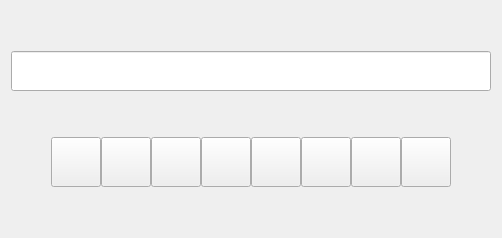
      <widget class="QWidget" name="page_8">
       <layout class="QVBoxLayout" name="verticalLayout_19">
        <item>
         <spacer name="verticalSpacer_22">
          <property name="orientation">
           <enum>Qt::Orientation::Vertical</enum>
          </property>
          <property name="sizeHint" stdset="0">
           <size>
            <width>20</width>
            <height>40</height>
           </size>
          </property>
         </spacer>
        </item>
        <item>
         <layout class="QHBoxLayout" name="horizontalLayout_15">
          <item>
           <widget class="QLineEdit" name="lineEdit_5">
            <property name="minimumSize">
             <size>
              <width>0</width>
              <height>40</height>
             </size>
            </property>
           </widget>
          </item>
         </layout>
        </item>
        <item>
         <spacer name="verticalSpacer_21">
          <property name="orientation">
           <enum>Qt::Orientation::Vertical</enum>
          </property>
          <property name="sizeType">
           <enum>QSizePolicy::Policy::Fixed</enum>
          </property>
          <property name="sizeHint" stdset="0">
           <size>
            <width>20</width>
            <height>40</height>
           </size>
          </property>
         </spacer>
        </item>
        <item>
         <layout class="QHBoxLayout" name="horizontalLayout_16">
          <property name="spacing">
           <number>0</number>
          </property>
          <property name="sizeConstraint">
           <enum>QLayout::SizeConstraint::SetFixedSize</enum>
          </property>
          <item>
           <spacer name="horizontalSpacer_15">
            <property name="orientation">
             <enum>Qt::Orientation::Horizontal</enum>
            </property>
            <property name="sizeHint" stdset="0">
             <size>
              <width>40</width>
              <height>20</height>
             </size>
            </property>
           </spacer>
          </item>
          <item>
           <widget class="QPushButton" name="pushButton_8">
            <property name="sizePolicy">
             <sizepolicy hsizetype="Minimum" vsizetype="Fixed">
              <horstretch>0</horstretch>
              <verstretch>0</verstretch>
             </sizepolicy>
            </property>
            <property name="minimumSize">
             <size>
              <width>50</width>
              <height>50</height>
             </size>
            </property>
            <property name="maximumSize">
             <size>
              <width>50</width>
              <height>50</height>
             </size>
            </property>
            <property name="text">
             <string/>
            </property>
           </widget>
          </item>
          <item>
           <widget class="QPushButton" name="pushButton_6">
            <property name="sizePolicy">
             <sizepolicy hsizetype="Minimum" vsizetype="Fixed">
              <horstretch>0</horstretch>
              <verstretch>0</verstretch>
             </sizepolicy>
            </property>
            <property name="minimumSize">
             <size>
              <width>50</width>
              <height>50</height>
             </size>
            </property>
            <property name="maximumSize">
             <size>
              <width>50</width>
              <height>50</height>
             </size>
            </property>
            <property name="text">
             <string/>
            </property>
           </widget>
          </item>
          <item>
           <widget class="QPushButton" name="pushButton_9">
            <property name="sizePolicy">
             <sizepolicy hsizetype="Minimum" vsizetype="Fixed">
              <horstretch>0</horstretch>
              <verstretch>0</verstretch>
             </sizepolicy>
            </property>
            <property name="minimumSize">
             <size>
              <width>50</width>
              <height>50</height>
             </size>
            </property>
            <property name="maximumSize">
             <size>
              <width>50</width>
              <height>50</height>
             </size>
            </property>
            <property name="text">
             <string/>
            </property>
           </widget>
          </item>
          <item>
           <widget class="QPushButton" name="pushButton_4">
            <property name="sizePolicy">
             <sizepolicy hsizetype="Minimum" vsizetype="Fixed">
              <horstretch>0</horstretch>
              <verstretch>0</verstretch>
             </sizepolicy>
            </property>
            <property name="minimumSize">
             <size>
              <width>50</width>
              <height>50</height>
             </size>
            </property>
            <property name="maximumSize">
             <size>
              <width>50</width>
              <height>50</height>
             </size>
            </property>
            <property name="text">
             <string/>
            </property>
           </widget>
          </item>
          <item>
           <widget class="QPushButton" name="pushButton_10">
            <property name="sizePolicy">
             <sizepolicy hsizetype="Minimum" vsizetype="Fixed">
              <horstretch>0</horstretch>
              <verstretch>0</verstretch>
             </sizepolicy>
            </property>
            <property name="minimumSize">
             <size>
              <width>50</width>
              <height>50</height>
             </size>
            </property>
            <property name="maximumSize">
             <size>
              <width>50</width>
              <height>50</height>
             </size>
            </property>
            <property name="text">
             <string/>
            </property>
           </widget>
          </item>
          <item>
           <widget class="QPushButton" name="pushButton_5">
            <property name="sizePolicy">
             <sizepolicy hsizetype="Minimum" vsizetype="Fixed">
              <horstretch>0</horstretch>
              <verstretch>0</verstretch>
             </sizepolicy>
            </property>
            <property name="minimumSize">
             <size>
              <width>50</width>
              <height>50</height>
             </size>
            </property>
            <property name="maximumSize">
             <size>
              <width>50</width>
              <height>50</height>
             </size>
            </property>
            <property name="text">
             <string/>
            </property>
           </widget>
          </item>
          <item>
           <widget class="QPushButton" name="pushButton_7">
            <property name="sizePolicy">
             <sizepolicy hsizetype="Minimum" vsizetype="Fixed">
              <horstretch>0</horstretch>
              <verstretch>0</verstretch>
             </sizepolicy>
            </property>
            <property name="minimumSize">
             <size>
              <width>50</width>
              <height>50</height>
             </size>
            </property>
            <property name="maximumSize">
             <size>
              <width>50</width>
              <height>50</height>
             </size>
            </property>
            <property name="text">
             <string/>
            </property>
           </widget>
          </item>
          <item>
           <widget class="QPushButton" name="pushButton_11">
            <property name="sizePolicy">
             <sizepolicy hsizetype="Minimum" vsizetype="Fixed">
              <horstretch>0</horstretch>
              <verstretch>0</verstretch>
             </sizepolicy>
            </property>
            <property name="minimumSize">
             <size>
              <width>50</width>
              <height>50</height>
             </size>
            </property>
            <property name="maximumSize">
             <size>
              <width>50</width>
              <height>50</height>
             </size>
            </property>
            <property name="text">
             <string/>
            </property>
           </widget>
          </item>
          <item>
           <spacer name="horizontalSpacer_18">
            <property name="orientation">
             <enum>Qt::Orientation::Horizontal</enum>
            </property>
            <property name="sizeHint" stdset="0">
             <size>
              <width>40</width>
              <height>20</height>
             </size>
            </property>
           </spacer>
          </item>
         </layout>
        </item>
        <item>
         <spacer name="verticalSpacer_23">
          <property name="orientation">
           <enum>Qt::Orientation::Vertical</enum>
          </property>
          <property name="sizeHint" stdset="0">
           <size>
            <width>20</width>
            <height>40</height>
           </size>
          </property>
         </spacer>
        </item>
       </layout>
      </widget>
